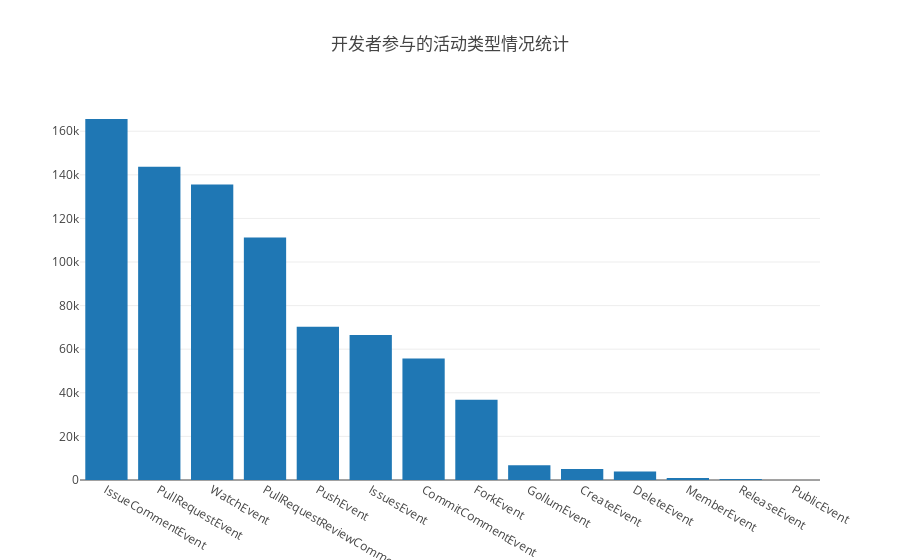

The notebook cell saved with this chart:
### Markdown cell above
通过统计每年的Github日志数量可以分析出来Paddle社区的活跃情况，可以看出来Paddle社区的活跃情况是逐年攀升的

### Code cell
//开发者参与的活动类型情况统计（2016-2022年）
query(    
    `
     select type,count() as type_cnt
     from github_log.events
     group by type
     order by type_cnt desc
    `
).then(data => {
    var types=[],type_cnts=[];
    data.forEach(d => {
        types.push(d.type);
        type_cnts.push(d.type_cnt);
    });

openDigger.render.plotly([
    {x: types, y: type_cnts,type:'bar', name: '日志数量'}], 
    {
        title: '开发者参与的活动类型情况统计',
        xaxis: {type: 'category'},
        height: 600,
        //width:1050,
    });
});

### Figure 1 — Plotly figure (JSON) as saved in the notebook; plotly's stock layout.template omitted (floating-point values rounded to 4 significant figures)
{"data": [{"name": "日志数量", "type": "bar", "x": ["IssueCommentEvent", "PullRequestEvent", "WatchEvent", "PullRequestReviewCommentEvent", "PushEvent", "IssuesEvent", "CommitCommentEvent", "ForkEvent", "GollumEvent", "CreateEvent", "DeleteEvent", "MemberEvent", "ReleaseEvent", "PublicEvent"], "y": ["165610", "143755", "135614", "111286", "70315", "66462", "55745", "36787", "6770", "5094", "3926", "880", "405", "3"]}], "layout": {"autosize": true, "title": {"text": "开发者参与的活动类型情况统计"}, "xaxis": {"autorange": true, "range": [-0.5, 13.5], "type": "category"}, "yaxis": {"autorange": true, "range": [0, 174300.0], "type": "linear"}}}
